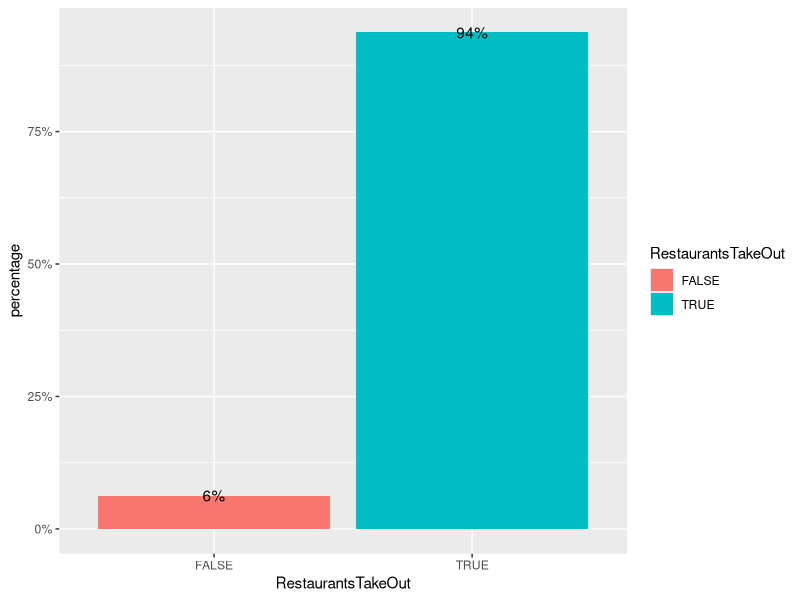
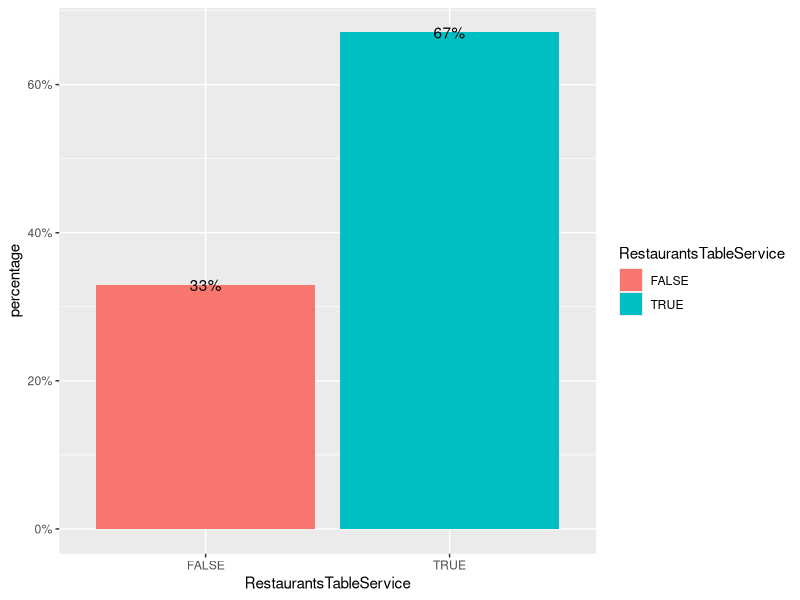
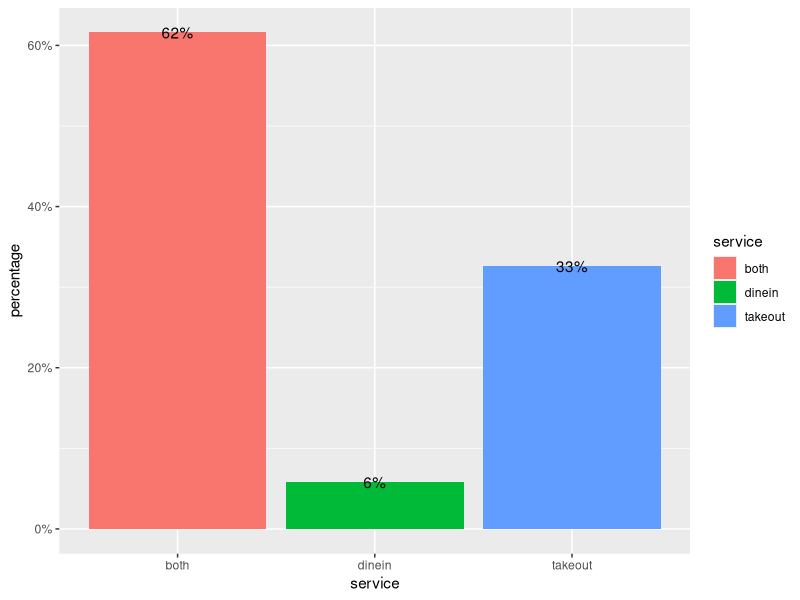

Generate these figures, in order, with R:
#### Preamble ####
# Purpose: Use Yelp data to parameterize type of service (dine in/ takeout / both) for generating data
# Author: Lorena Almaraz De La Garza
# Date: 2021-02-15
# Contact: l.almaraz@mail.utoronto.ca
# License: MIT
# Pre-requisites: Needs CSV with Yelp restaurant data, available here: https://github.com/amycfarrow/ontariorestaurantclosuresexperiment/blob/main/inputs/data/yelp_restaurants_ontario.csv
# TODO: Ask KSondjaja for Yelp data citation


# Setup
# install packages if needed
library(ggplot2)
library(here)
library(tidyverse)

# Read in data
yelp_data <- read_csv(here("inputs/data/yelp_restaurants_ontario.csv")) %>% 
  na.omit() # Remove all NAs
total_restaurants <- count(yelp_data)




# Check proportion of RestaurantsTakeOut
takeout <- yelp_data %>% 
  select(RestaurantsTakeOut)
summary(takeout) # FALSE:276, TRUE :4120

takeout_percentage <- takeout %>%
  group_by(RestaurantsTakeOut) %>% 
  summarize(count = n()) %>%
  mutate(percentage = count/sum(count))

# Graph RestaurantsTakeOut
ggplot(takeout_percentage, aes(RestaurantsTakeOut, percentage, fill = RestaurantsTakeOut)) + 
  geom_bar(stat='identity') + 
  geom_text(aes(label=scales::percent(percentage)))+
  scale_y_continuous(labels = scales::percent)




# Check proportion of RestaurantsTableService
tableserv <- yelp_data %>% 
  select(RestaurantsTableService)
summary(tableserv) #  FALSE:1448, TRUE :2948 

tableserv_percentage <- tableserv %>%
  group_by(RestaurantsTableService) %>% 
  summarize(count = n()) %>%
  mutate(percentage = count/sum(count))

# Graph RestaurantsTableService
ggplot(tableserv_percentage, aes(RestaurantsTableService, percentage, fill = RestaurantsTableService)) + 
  geom_bar(stat='identity') + 
  geom_text(aes(label=scales::percent(percentage)))+
  scale_y_continuous(labels = scales::percent)





# Calculate invalid responses (neither dine-in nor takeout)
invalid <- yelp_data %>% 
  filter(RestaurantsTableService == FALSE & RestaurantsTakeOut == FALSE) %>% 
  count()

valid_restaurants <- total_restaurants-invalid

# Calculate service type percentages
takeout_only <- yelp_data %>% 
  filter(RestaurantsTableService == FALSE & RestaurantsTakeOut == TRUE) %>% 
  count()/valid_restaurants

dinein_only <- yelp_data %>% 
  filter(RestaurantsTableService == TRUE & RestaurantsTakeOut == FALSE) %>% 
  count()/valid_restaurants

both <- yelp_data %>% 
  filter(RestaurantsTableService == TRUE & RestaurantsTakeOut == TRUE) %>% 
  count()/valid_restaurants

service_percentage<- data.frame(
  service = c("takeout", "dinein", "both"),
  percentage = c(takeout_only$n, dinein_only$n, both$n), options(digits = 2)
)

# Graph service type percentages
 ggplot(service_percentage, aes(service, percentage, fill = service)) + 
   geom_bar(stat='identity') + 
   geom_text(aes(label=scales::percent(percentage)))+
   scale_y_continuous(labels = scales::percent)

# According to Ontario restaurant data from Yelp (cite, KSondjaja source), approximately 6% of restaurants
# offer dine in service, 32.5% offer takeout, and 61.5% offer both.